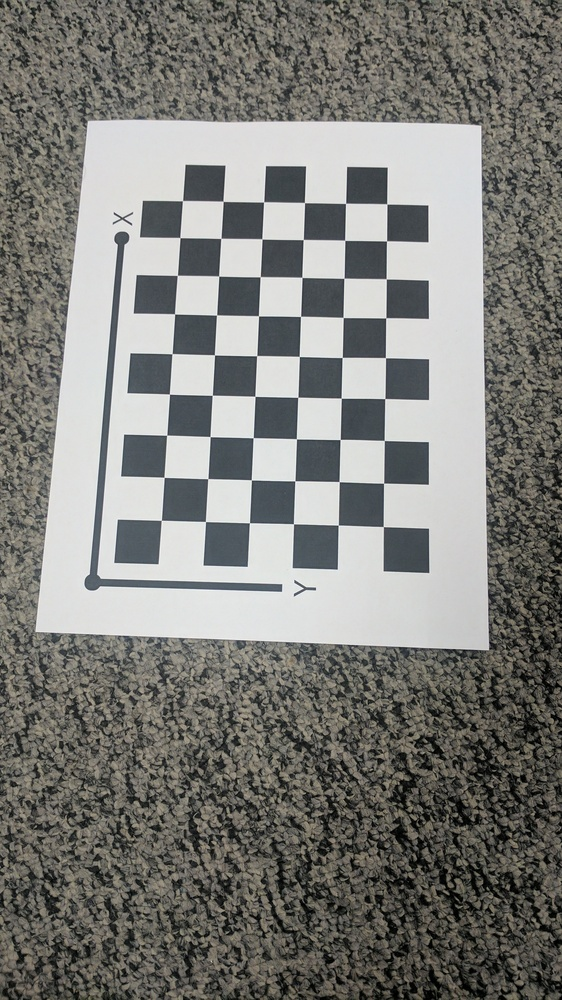
#> input picture Calibration_Imgs/IMG_20170209_042606.jpg, 562 x 1000 px, shrunk from 1512 x 2688 before the run; its folder holds only this picture in this run
$ python opencv_method.py
#> lines starting #> are read from the running program, lines starting #| are printed output that depends on the picture; after the words box and inside, x2 and y2 are one past the last pixel; in counts of white or black regions, pixels touching at a corner belong together; long printed decimals are rounded
#!/usr/bin/env python3

import cv2
import numpy as np
import os
import glob

# Defining the dimensions of checkerboard
CHECKERBOARD = (6,9)
criteria = (cv2.TERM_CRITERIA_EPS + cv2.TERM_CRITERIA_MAX_ITER, 30, 0.001)

# Creating vector to store vectors of 3D points for each checkerboard image
objpoints = []
# Creating vector to store vectors of 2D points for each checkerboard image
imgpoints = []

# Defining the world coordinates for 3D points
objp = np.zeros((1, CHECKERBOARD[0] * CHECKERBOARD[1], 3), np.float32)
objp[0,:,:2] = np.mgrid[0:CHECKERBOARD[0], 0:CHECKERBOARD[1]].T.reshape(-1, 2)
prev_img_shape = None

# Extracting path of individual image stored in a given directory
images = glob.glob('./Calibration_Imgs/*.jpg')
for fname in images:
    img = cv2.imread(fname)
#> img is the input picture: shape (1000, 562, 3); mean B, G, R 121.2, 125.2, 125.3
    gray = cv2.cvtColor(img,cv2.COLOR_BGR2GRAY)
    # Find the chess board corners
    # If desired number of corners are found in the image then ret = true
    ret, corners = cv2.findChessboardCorners(gray, CHECKERBOARD, cv2.CALIB_CB_ADAPTIVE_THRESH + cv2.CALIB_CB_FAST_CHECK + cv2.CALIB_CB_NORMALIZE_IMAGE)
#> ret = True; corners = 54 rows, first 8: [383.3, 526.6], [338.3, 525.1], [293.5, 523.8], [249.5, 522.7], [205.4, 521.5], [161.3, 520.3], [383.6, 483.2], [339.1, 481.6]

    """
    If desired number of corner are detected,
    we refine the pixel coordinates and display
    them on the images of checker board
    """

    if ret == True:
        objpoints.append(objp)
        # refining pixel coordinates for given 2d points.
        corners2 = cv2.cornerSubPix(gray, corners, (11,11),(-1,-1), criteria)
#> corners2 = 54 rows, first 8: [383.3, 526.6], [338.3, 525], [293.5, 523.8], [249.4, 522.7], [205.4, 521.5], [161.3, 520.3], [383.6, 483.2], [339.2, 481.6]

        imgpoints.append(corners2)

        # Draw and display the corners
        img = cv2.drawChessboardCorners(img, CHECKERBOARD, corners2, ret)
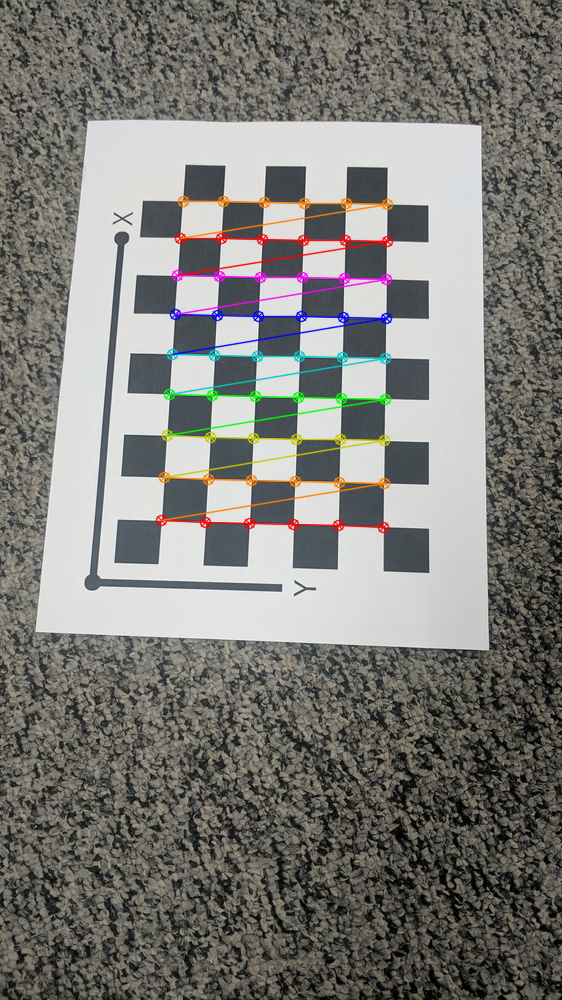
#> img: shape (1000, 562, 3); 2.71% of pixels changed, all inside (x1, y1, x2, y2) = (155, 195, 394, 534)

    # cv2.imshow('img',img)
    # cv2.waitKey(0)

cv2.destroyAllWindows()

h,w = img.shape[:2]
#> h = 1000; w = 562

"""
Performing camera calibration by
passing the value of known 3D points (objpoints)
and corresponding pixel coordinates of the
detected corners (imgpoints)
"""
ret, mtx, dist, rvecs, tvecs = cv2.calibrateCamera(objpoints, imgpoints, gray.shape[::-1], None, None)
#> ret = 0.15; mtx = [[1240.3, 0, 256], [0, 1300, 526.7], [0, 0, 1]]; dist = [[0.868, -14.23, 0.0058, 0.00383, 78.89]]; rvecs = ([-0.0635, -0.541, -3.06],); tvecs = ([2.85, -0.00687, 27.96],)

print("Camera matrix : \n")
print(mtx)
#| [[1.24033023e+03 0.00000000e+00 2.55976733e+02]
#|  [0.00000000e+00 1.29999618e+03 5.26712349e+02]
#|  [0.00000000e+00 0.00000000e+00 1.00000000e+00]]
print("dist : \n")
print(dist)
#| [[ 8.67531443e-01 -1.42265630e+01  5.79813279e-03  3.83410324e-03
#|    7.88920277e+01]]
print("rvecs : \n")
print(rvecs)
#| (array([[-0.06346],
#|        [-0.5413],
#|        [-3.059]]),)
print("tvecs : \n")
print(tvecs)
#| (array([[ 2.84721598e+00],
#|        [-6.87006762e-03],
#|        [ 2.79550044e+01]]),)

$ run again, on Calibration_Imgs/IMG_20170209_042614.jpg
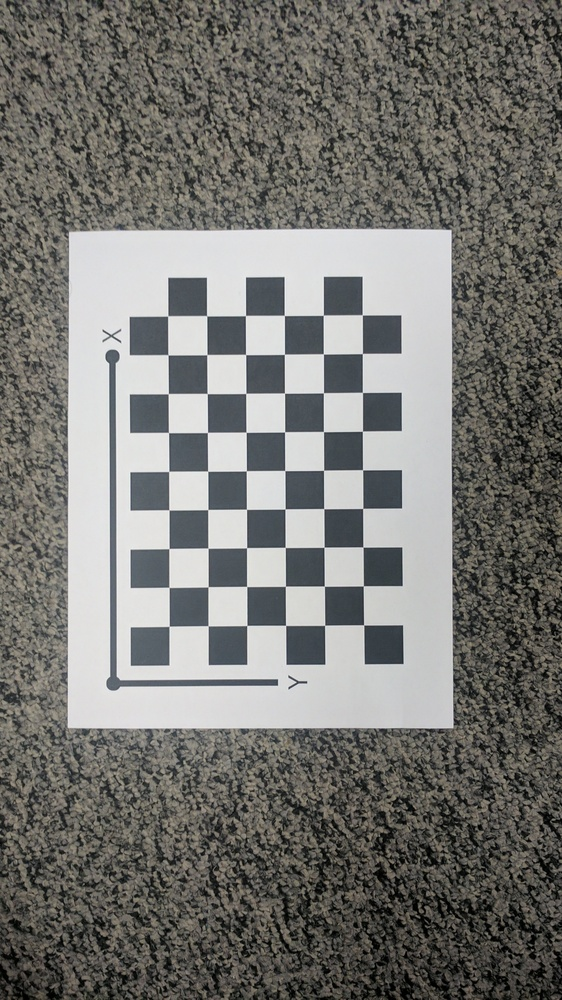
#> input picture Calibration_Imgs/IMG_20170209_042614.jpg, 562 x 1000 px, shrunk from 1512 x 2688 before the run
#> img is the input picture: shape (1000, 562, 3); mean B, G, R 113.9, 117.7, 118.2
#> `ret, corners = cv2.findChessboardCorners(gray, CHECKERBOARD, cv2.CALIB..`: ret = True; corners = 54 rows, first 8: [363.6, 624.9], [324.7, 625.3], [285.6, 625.4], [246.9, 625.4], [208, 625.7], [169.1, 626.3], [363.3, 585.8], [324.3, 586.1]
#> corners2 = 54 rows, first 8: [363.7, 624.9], [324.6, 625.3], [285.6, 625.4], [246.8, 625.5], [208.1, 625.8], [169.1, 626.3], [363.3, 585.8], [324.4, 586.2]
#> `img = cv2.drawChessboardCorners(img, CHECKERBOARD, corners2, ret)`:
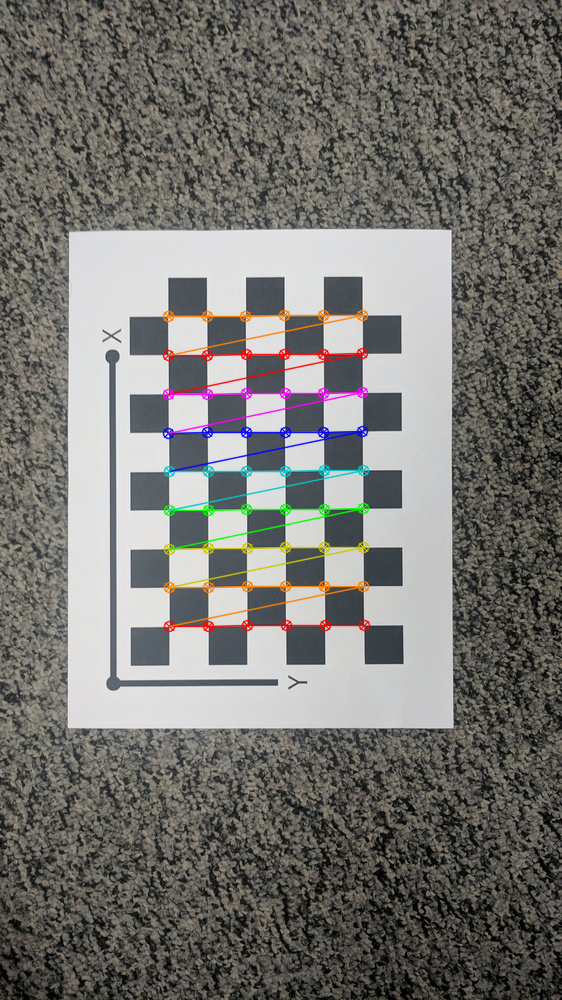
#> img: shape (1000, 562, 3); 2.54% of pixels changed, all inside (x1, y1, x2, y2) = (162, 309, 371, 633)
#> `ret, mtx, dist, rvecs, tvecs = cv2.calibrateCamera(objpoints, imgpoint..`: ret = 0.153; mtx = [[31443, 0, 280.5], [0, 31443.7, 499.7], [0, 0, 1]]; dist = [[185.7, 0.00973, 0.154, 0.113, 4.25e-07]]; rvecs = ([-0.0408, -0.13, 3.13],); tvecs = ([2.13, 3.21, 812.7],)
#| [[3.14430130e+04 0.00000000e+00 2.80473021e+02]
#|  [0.00000000e+00 3.14437033e+04 4.99731168e+02]
#|  [0.00000000e+00 0.00000000e+00 1.00000000e+00]]
#| [[1.85694908e+02 9.72853261e-03 1.54143265e-01 1.13295556e-01
#|   4.25365028e-07]]
#| (array([[-0.04081],
#|        [-0.1299],
#|        [ 3.133]]),)
#| (array([[  2.133],
#|        [  3.214],
#|        [812.720 ]]),)

$ run again, on Calibration_Imgs/IMG_20170209_042616.jpg
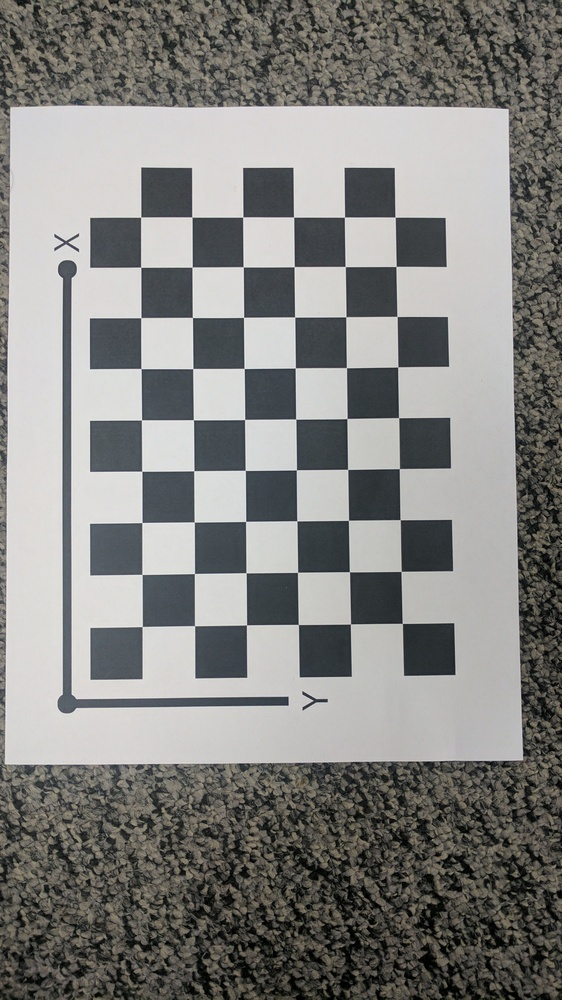
#> input picture Calibration_Imgs/IMG_20170209_042616.jpg, 562 x 1000 px, shrunk from 1512 x 2688 before the run
#> img is the input picture: shape (1000, 562, 3); mean B, G, R 128.1, 130.7, 131
#> `ret, corners = cv2.findChessboardCorners(gray, CHECKERBOARD, cv2.CALIB..`: ret = True; corners = 54 rows, first 8: [402.3, 623.4], [350.5, 624], [298.3, 624.5], [246.5, 624.9], [194.6, 625.6], [142.2, 626.5], [401.1, 571.4], [349.4, 571.7]
#> corners2 = 54 rows, first 8: [402.3, 623.4], [350.5, 624], [298.3, 624.5], [246.5, 624.9], [194.6, 625.6], [142.3, 626.5], [401.1, 571.4], [349.4, 571.8]
#> `img = cv2.drawChessboardCorners(img, CHECKERBOARD, corners2, ret)`:
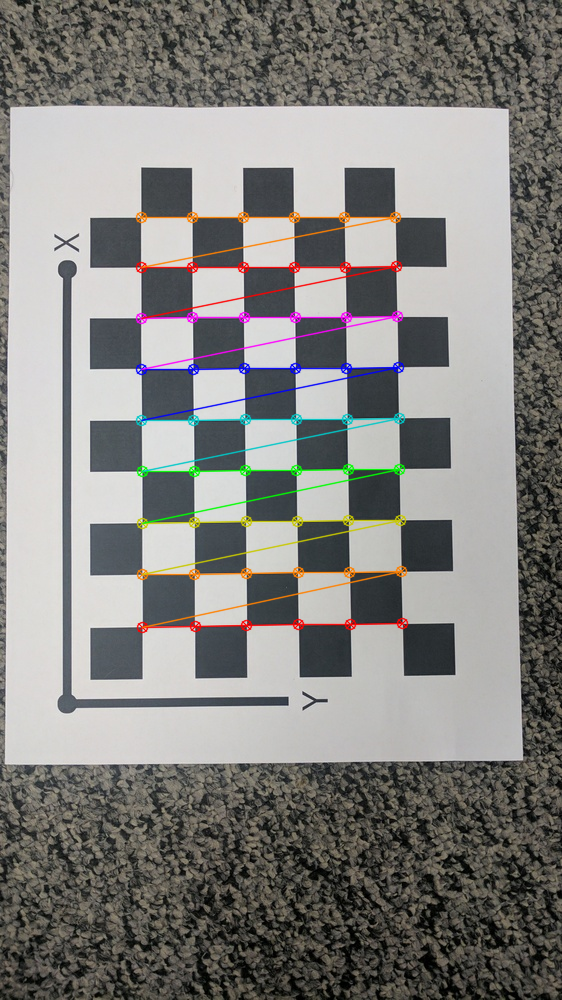
#> img: shape (1000, 562, 3); 3.11% of pixels changed, all inside (x1, y1, x2, y2) = (135, 211, 409, 634)
#> `ret, mtx, dist, rvecs, tvecs = cv2.calibrateCamera(objpoints, imgpoint..`: ret = 0.145; mtx = [[826.3, 0, 260.9], [0, 822.3, 491.7], [0, 0, 1]]; dist = [[0.403, -4.7, -0.00211, 0.00272, 16.03]]; rvecs = ([-0.0435, 0.0738, 3.13],); tvecs = ([2.72, 2.55, 16.09],)
#| [[826.274   0.         260.930]
#|  [  0.         822.293 491.686]
#|  [  0.           0.           1.        ]]
#| [[ 4.03468533e-01 -4.69784959e+00 -2.11424267e-03  2.72143003e-03
#|    1.60269276e+01]]
#| (array([[-0.04349],
#|        [ 0.07381],
#|        [ 3.131]]),)
#| (array([[ 2.722],
#|        [ 2.550],
#|        [16.091]]),)

$ run again, on Calibration_Imgs/IMG_20170209_042619.jpg
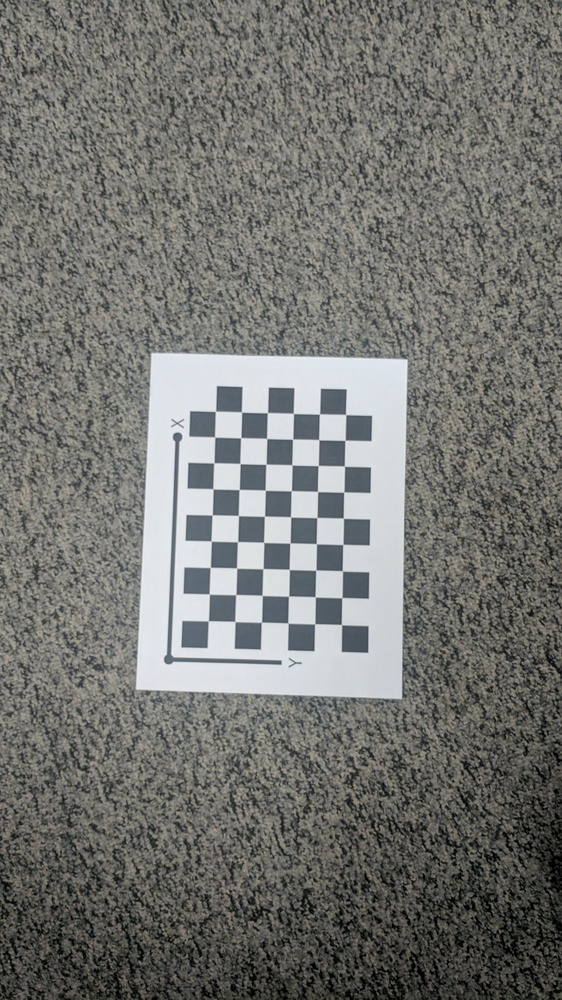
#> input picture Calibration_Imgs/IMG_20170209_042619.jpg, 562 x 1000 px, shrunk from 1512 x 2688 before the run
#> img is the input picture: shape (1000, 562, 3); mean B, G, R 112.8, 116.7, 116
#> `ret, corners = cv2.findChessboardCorners(gray, CHECKERBOARD, cv2.CALIB..`: ret = True; corners = 54 rows, first 8: [341.4, 624.6], [314.7, 623.9], [287.9, 623], [261.5, 622.1], [235, 621.5], [208.4, 620.8], [342, 597.6], [315.3, 596.8]
#> corners2 = 54 rows, first 8: [341.5, 624.6], [314.7, 623.8], [287.9, 623.1], [261.4, 622.3], [234.9, 621.5], [208.4, 620.8], [341.9, 597.6], [315.3, 596.8]
#> `img = cv2.drawChessboardCorners(img, CHECKERBOARD, corners2, ret)`:
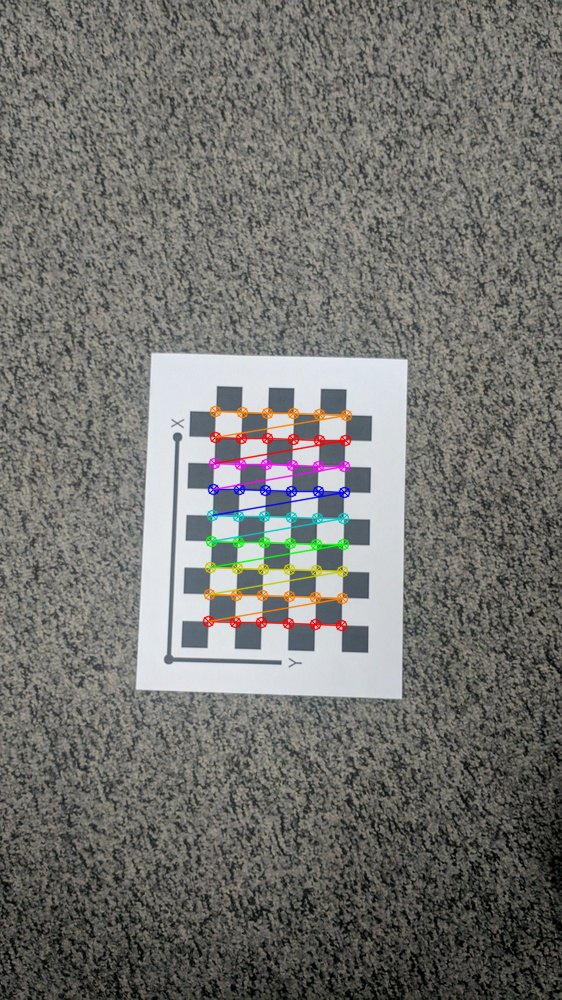
#> img: shape (1000, 562, 3); 1.92% of pixels changed, all inside (x1, y1, x2, y2) = (202, 405, 353, 632)
#> `ret, mtx, dist, rvecs, tvecs = cv2.calibrateCamera(objpoints, imgpoint..`: ret = 0.0727; mtx = [[549, 0, 300.4], [0, 545.5, 483.6], [0, 0, 1]]; dist = [[0.0233, 2.24, -0.0035, 0.00742, -17.05]]; rvecs = ([-0.00471, -0.087, -3.12],); tvecs = ([1.52, 5.32, 20.68],)
#| [[549.045   0.         300.445]
#|  [  0.         545.519 483.565 ]
#|  [  0.           0.           1.        ]]
#| [[ 2.33464798e-02  2.24025808e+00 -3.49568171e-03  7.42154936e-03
#|   -1.70523189e+01]]
#| (array([[-0.004706],
#|        [-0.087],
#|        [-3.115]]),)
#| (array([[ 1.525],
#|        [ 5.320],
#|        [20.677]]),)

$ run again, on Calibration_Imgs/IMG_20170209_042608.jpg
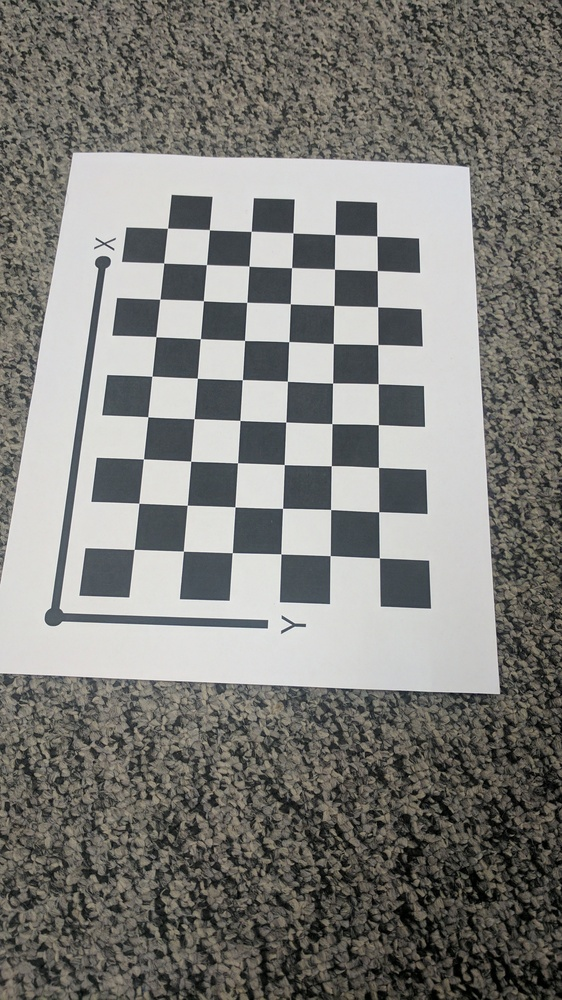
#> input picture Calibration_Imgs/IMG_20170209_042608.jpg, 562 x 1000 px, shrunk from 1512 x 2688 before the run
#> img is the input picture: shape (1000, 562, 3); mean B, G, R 121.6, 125.7, 126.2
#> `ret, corners = cv2.findChessboardCorners(gray, CHECKERBOARD, cv2.CALIB..`: ret = True; corners = 54 rows, first 8: [379.4, 557.9], [330.2, 555.6], [280.9, 554], [232.3, 552.6], [183.4, 551.1], [134.2, 549.4], [378.7, 511.8], [330.6, 509.5]
#> corners2 = 54 rows, first 8: [379.4, 557.9], [330.2, 555.6], [280.9, 553.9], [232.3, 552.6], [183.4, 551.1], [134.2, 549.4], [378.7, 511.7], [330.6, 509.5]
#> `img = cv2.drawChessboardCorners(img, CHECKERBOARD, corners2, ret)`:
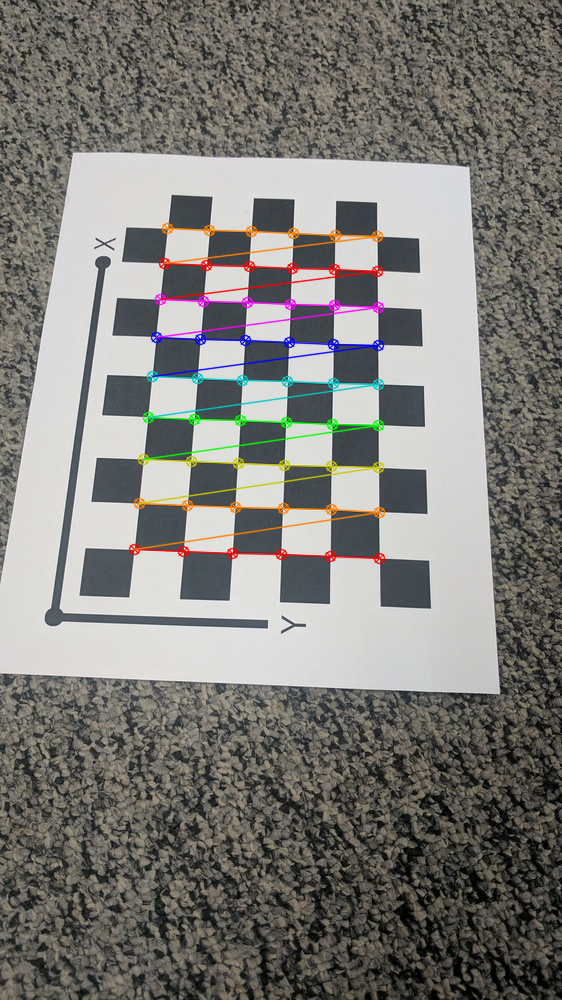
#> img: shape (1000, 562, 3); 2.83% of pixels changed, all inside (x1, y1, x2, y2) = (128, 222, 386, 565)
#> `ret, mtx, dist, rvecs, tvecs = cv2.calibrateCamera(objpoints, imgpoint..`: ret = 0.235; mtx = [[321.7, 0, 276.7], [0, 305.2, 506.7], [0, 0, 1]]; dist = [[0.053, -0.076, -0.000648, 0.00263, 0.035]]; rvecs = ([0.0128, -0.23, -3.1],); tvecs = ([2.09, 1.1, 6.6],)
#| [[321.747   0.         276.674]
#|  [  0.         305.196 506.714]
#|  [  0.           0.           1.        ]]
#| [[ 0.05305 -0.07605 -0.0006477  0.002626  0.03503]]
#| (array([[ 0.01275],
#|        [-0.2301 ],
#|        [-3.097 ]]),)
#| (array([[2.092],
#|        [1.096],
#|        [6.604]]),)
